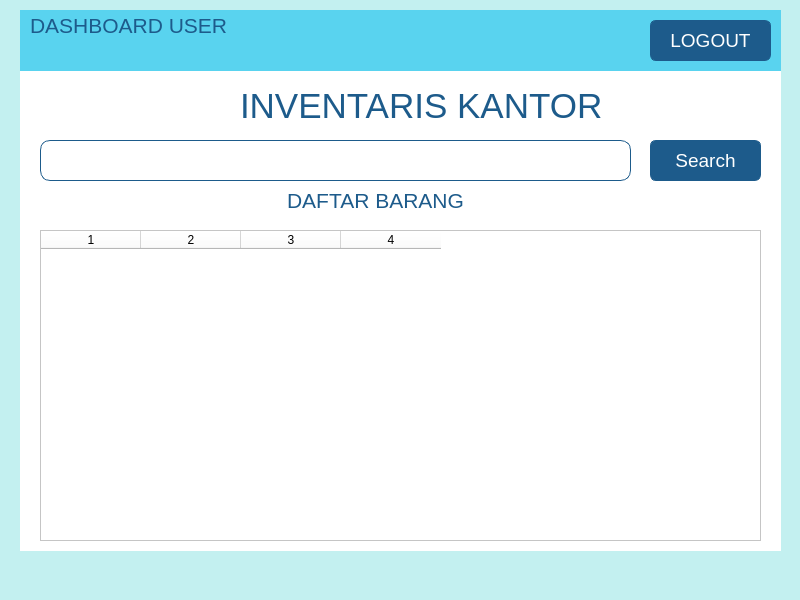
<?xml version="1.0" encoding="UTF-8"?>
<ui version="4.0">
 <class>halamanUser</class>
 <widget class="QMainWindow" name="halamanUser">
  <property name="geometry">
   <rect>
    <x>0</x>
    <y>0</y>
    <width>800</width>
    <height>600</height>
   </rect>
  </property>
  <property name="windowTitle">
   <string>MainWindow</string>
  </property>
  <property name="styleSheet">
   <string notr="true">background-color: #C3F0F0;</string>
  </property>
  <widget class="QWidget" name="centralwidget">
   <widget class="QWidget" name="widget_2" native="true">
    <property name="geometry">
     <rect>
      <x>20</x>
      <y>70</y>
      <width>761</width>
      <height>481</height>
     </rect>
    </property>
    <property name="styleSheet">
     <string notr="true">background-color: white;</string>
    </property>
    <widget class="QLabel" name="label_4">
     <property name="geometry">
      <rect>
       <x>220</x>
       <y>20</y>
       <width>361</width>
       <height>31</height>
      </rect>
     </property>
     <property name="font">
      <font>
       <pointsize>26</pointsize>
      </font>
     </property>
     <property name="styleSheet">
      <string notr="true">color : #1D5B8B;</string>
     </property>
     <property name="text">
      <string>INVENTARIS KANTOR</string>
     </property>
    </widget>
    <widget class="QLineEdit" name="lineEditSearch_2">
     <property name="geometry">
      <rect>
       <x>20</x>
       <y>70</y>
       <width>591</width>
       <height>41</height>
      </rect>
     </property>
     <property name="font">
      <font>
       <pointsize>14</pointsize>
      </font>
     </property>
     <property name="styleSheet">
      <string notr="true">border: 1px solid #1D5B8B;
border-radius: 10px;
</string>
     </property>
    </widget>
    <widget class="QPushButton" name="btnSearch_2">
     <property name="geometry">
      <rect>
       <x>630</x>
       <y>70</y>
       <width>111</width>
       <height>41</height>
      </rect>
     </property>
     <property name="font">
      <font>
       <pointsize>14</pointsize>
      </font>
     </property>
     <property name="styleSheet">
      <string notr="true">QPushButton {
    border: 1px solid #1D5B8B;     /* warna garis */
    border-radius: 6px;            /* sudut tombol membulat */
    background-color: #1D5B8B;       /* warna latar tombol */
    color: white;                /* warna teks */
    padding: 5px 10px;
}

QPushButton:hover {
    background-color: white;     /* saat mouse diarahkan */
    color: #1D5B8B;
}
</string>
     </property>
     <property name="text">
      <string>Search</string>
     </property>
    </widget>
    <widget class="QLabel" name="label_5">
     <property name="geometry">
      <rect>
       <x>200</x>
       <y>120</y>
       <width>311</width>
       <height>20</height>
      </rect>
     </property>
     <property name="font">
      <font>
       <pointsize>16</pointsize>
      </font>
     </property>
     <property name="styleSheet">
      <string notr="true">color : #1D5B8B;</string>
     </property>
     <property name="text">
      <string>DAFTAR BARANG</string>
     </property>
     <property name="alignment">
      <set>Qt::AlignmentFlag::AlignCenter</set>
     </property>
    </widget>
    <widget class="QTableWidget" name="tableWidget_2">
     <property name="geometry">
      <rect>
       <x>20</x>
       <y>160</y>
       <width>721</width>
       <height>311</height>
      </rect>
     </property>
     <property name="selectionBehavior">
      <enum>QAbstractItemView::SelectionBehavior::SelectRows</enum>
     </property>
     <property name="columnCount">
      <number>4</number>
     </property>
     <column/>
     <column/>
     <column/>
     <column/>
    </widget>
   </widget>
   <widget class="QWidget" name="widget" native="true">
    <property name="geometry">
     <rect>
      <x>20</x>
      <y>10</y>
      <width>761</width>
      <height>61</height>
     </rect>
    </property>
    <property name="styleSheet">
     <string notr="true">background-color: #59D3EF;</string>
    </property>
    <widget class="QLabel" name="label_6">
     <property name="geometry">
      <rect>
       <x>10</x>
       <y>5</y>
       <width>201</width>
       <height>21</height>
      </rect>
     </property>
     <property name="font">
      <font>
       <pointsize>16</pointsize>
      </font>
     </property>
     <property name="styleSheet">
      <string notr="true">color: #1D5B8B;</string>
     </property>
     <property name="text">
      <string>DASHBOARD USER</string>
     </property>
    </widget>
    <widget class="QPushButton" name="btnLogoutUser">
     <property name="geometry">
      <rect>
       <x>630</x>
       <y>10</y>
       <width>121</width>
       <height>41</height>
      </rect>
     </property>
     <property name="font">
      <font>
       <pointsize>14</pointsize>
      </font>
     </property>
     <property name="styleSheet">
      <string notr="true">QPushButton {
    border: 1px solid #1D5B8B;     /* warna garis */
    border-radius: 6px;            /* sudut tombol membulat */
    background-color: #1D5B8B;       /* warna latar tombol */
    color: white;                /* warna teks */
    padding: 5px 10px;
}

QPushButton:hover {
    background-color: white;     /* saat mouse diarahkan */
    color: #1D5B8B;
}
</string>
     </property>
     <property name="text">
      <string>LOGOUT</string>
     </property>
    </widget>
   </widget>
  </widget>
  <widget class="QMenuBar" name="menubar">
   <property name="geometry">
    <rect>
     <x>0</x>
     <y>0</y>
     <width>800</width>
     <height>22</height>
    </rect>
   </property>
  </widget>
  <widget class="QStatusBar" name="statusbar"/>
 </widget>
 <resources/>
 <connections/>
</ui>
